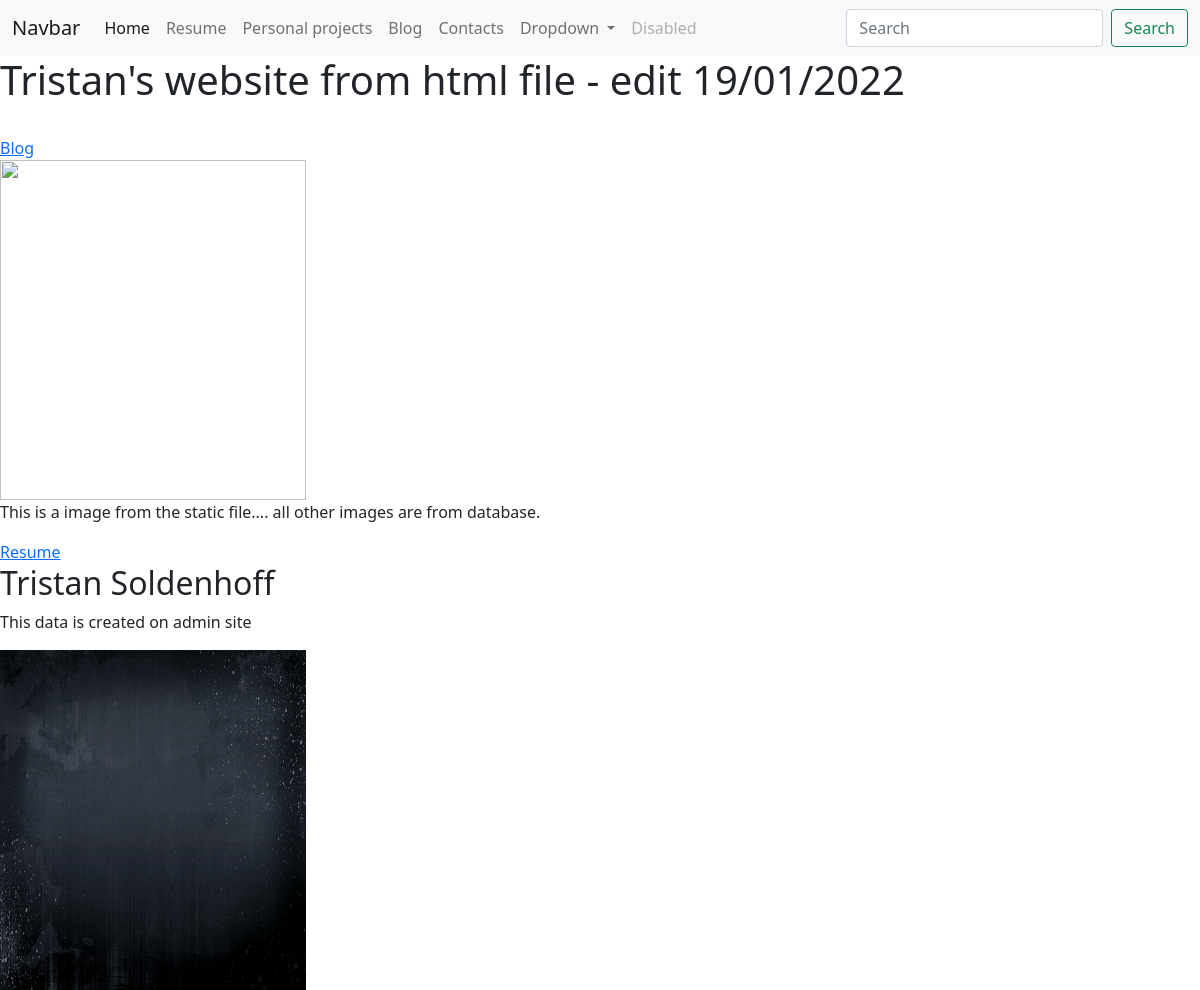
The page / on the database its author committed.
### home_page/models.py (models this page shows, shortened)
class Project(models.Model):
    title = models.CharField(max_length=100)
    description = models.CharField(max_length=250)
    image = models.ImageField(upload_to='home_page/images/')
    url = models.URLField(blank=True)             #MIGHT NOT NEED THIS!

### home_page/views.py (the view)
# urls.py: 2. Add a URL to urlpatterns:  path('', views.home, name='home')
def home(request):
    projects = Project.objects.all()                                            #grab all objects from the database that are project objects
    return render(request, 'home_page/home.html', {'projects':projects})        #refers and sends objects to html page

### home_page/templates/home_page/home.html (shortened to what this page needs)
{% extends 'home_page/base.html' %}
{% block content %}
<h1>Tristan's website from html file - edit 19/01/2022</h1>
{% load static %}
<br><a href="{% url 'blog:all_blogs' %}">Blog</a><br>
<figure>
  <img src="{% static 'home_page/LinkedIn_Profile_Pic.png' %}" height=340 width=306>
  <figcaption>This is a image from the static file.... all other images are from database.</figcaption>
</figure>
<a href="{% static 'home_page/Tristan_Soldenhoff_CV.pdf' %}">Resume</a>
{% for i in projects %}
<h2>{{ i.title }}</h2>
<p>{{ i.description }}</p>
<image src="{{ i.image.url }}" height=340 width=306>
{% endfor %}
{% endblock %}

### rows shown on the page
Project: title "Tristan Soldenhoff", description "This data is created on admin site", image (picture)
